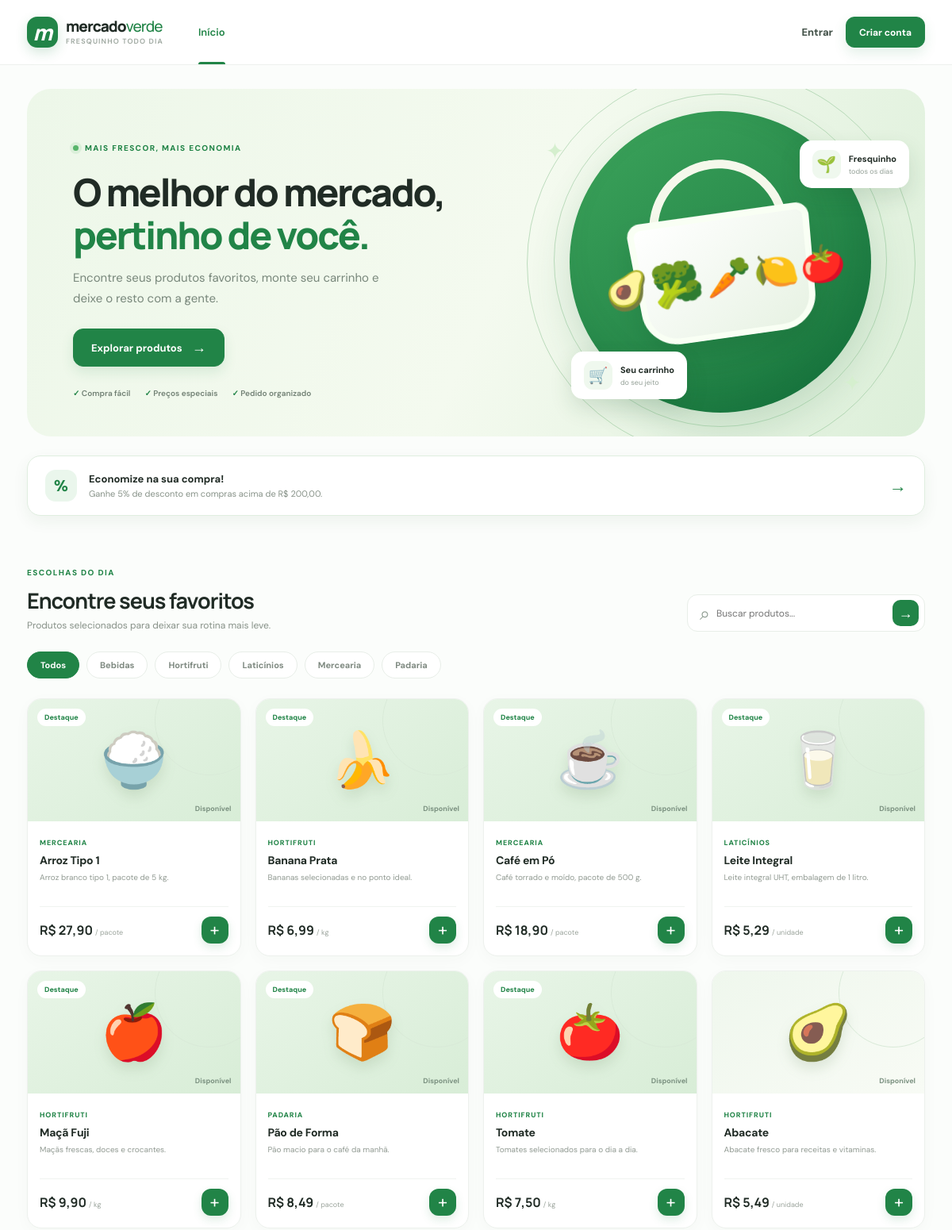
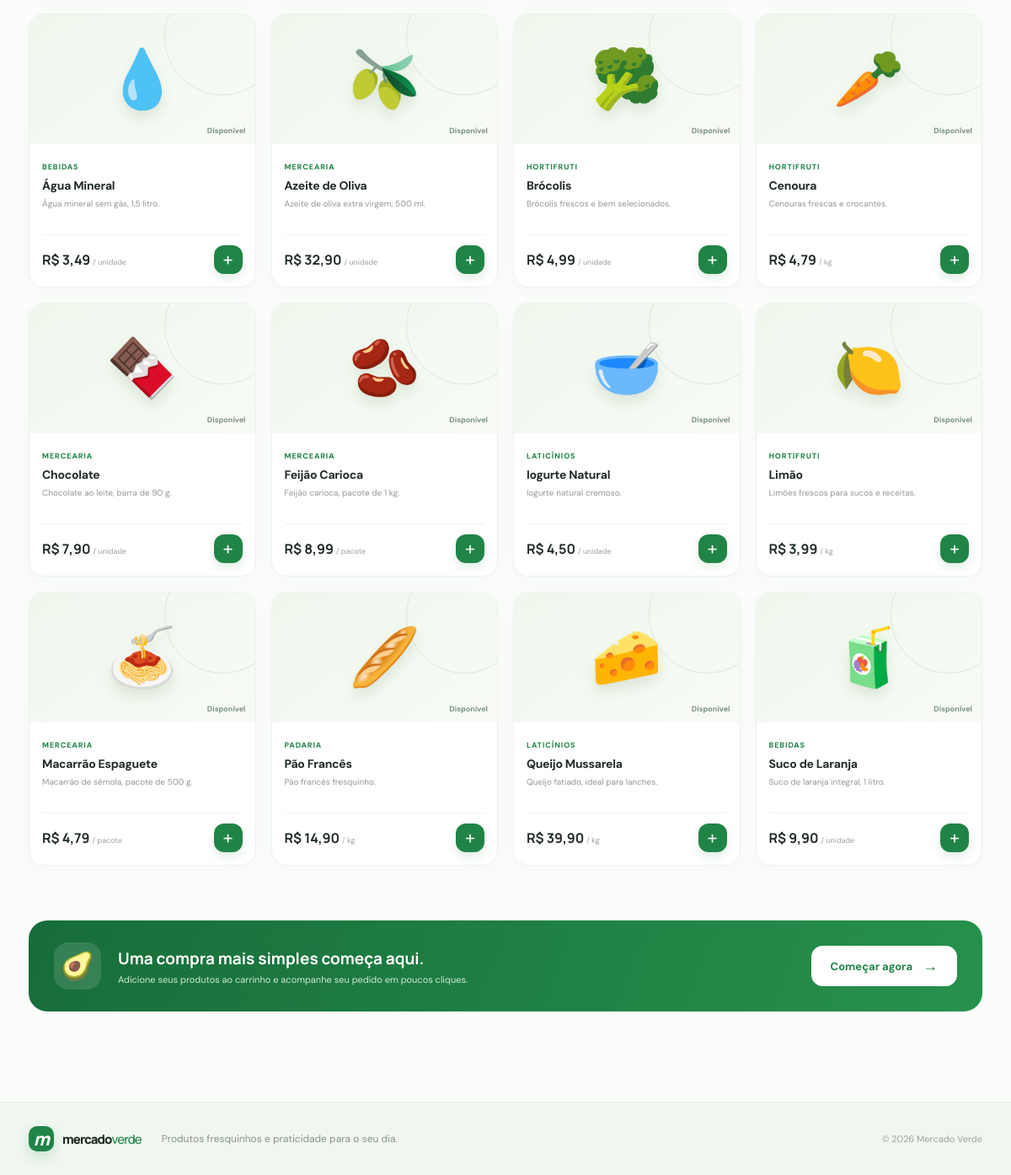
The page / on the database its author committed (2 pictures, top to bottom).
### tables this page shows
CREATE TABLE IF NOT EXISTS produtos (
    id INT UNSIGNED AUTO_INCREMENT PRIMARY KEY,
    nome VARCHAR(120) NOT NULL,
    descricao VARCHAR(255) NULL,
    categoria VARCHAR(80) NOT NULL,
    unidade VARCHAR(30) NOT NULL DEFAULT 'unidade',
    icone VARCHAR(20) NOT NULL DEFAULT '🛒',
    preco DECIMAL(10,2) NOT NULL,
    estoque INT NOT NULL DEFAULT 0,
    estoque_minimo INT NOT NULL DEFAULT 5,
    destaque TINYINT(1) NOT NULL DEFAULT 0,
    ativo TINYINT(1) NOT NULL DEFAULT 1,
    criado_em TIMESTAMP NOT NULL DEFAULT CURRENT_TIMESTAMP,
    atualizado_em TIMESTAMP NOT NULL DEFAULT CURRENT_TIMESTAMP ON UPDATE CURRENT_TIMESTAMP,
    INDEX idx_produtos_categoria (categoria),
    INDEX idx_produtos_ativo (ativo)
);

### includes/bootstrap.php (called while the page is built, shortened)
<?php
function url(string $path = ''): string
{
    return BASE_URL . '/' . ltrim($path, '/');
}
function h($value): string
{
    return htmlspecialchars((string) $value, ENT_QUOTES, 'UTF-8');
}
function money($value): string
{
    return 'R$ ' . number_format((float) $value, 2, ',', '.');
}
function currentUser(): ?array
{
    return $_SESSION['usuario'] ?? null;
}
function productIcon(string $icon): string
{
    return $icon !== '' ? $icon : '🛒';
}

### index.php (the view, shortened to what this page needs)
<?php
require_once __DIR__ . '/includes/bootstrap.php';
$search = trim($_GET['busca'] ?? '');
$category = trim($_GET['categoria'] ?? '');
$sql = "SELECT * FROM produtos WHERE ativo = 1";
$params = [];
$sql .= " ORDER BY destaque DESC, nome ASC";
$stmt = $pdo->prepare($sql);
$stmt->execute($params);
$produtos = $stmt->fetchAll();
$categorias = $pdo->query("SELECT DISTINCT categoria FROM produtos WHERE ativo = 1 ORDER BY categoria")->fetchAll(PDO::FETCH_COLUMN);
$activePage = 'loja';
require __DIR__ . '/includes/header.php';
?>
<section class="hero">
    <div class="hero-copy">
        <span class="eyebrow"><span class="eyebrow-dot"></span> MAIS FRESCOR, MAIS ECONOMIA</span>
        <h1>O melhor do mercado, <em>pertinho de você.</em></h1>
        <p>Encontre seus produtos favoritos, monte seu carrinho e deixe o resto com a gente.</p>
        <a class="button" href="#produtos">Explorar produtos <span>→</span></a>
        <div class="hero-perks"><span>✓ Compra fácil</span><span>✓ Preços especiais</span><span>✓ Pedido organizado</span></div>
    </div>
    <div class="hero-art" aria-label="Ilustração de compras de supermercado">
        <div class="hero-orbit orbit-one"></div><div class="hero-orbit orbit-two"></div>
        <div class="hero-leaf leaf-one">✦</div><div class="hero-leaf leaf-two">✦</div>
        <div class="basket-illustration"><div class="basket-handle"></div><div class="basket-body"><span>🥑</span><span>🥦</span><span>🥕</span><span>🍋</span><span>🍅</span></div></div>
        <div class="floating-note note-top"><span>🌱</span><div><b>Fresquinho</b><small>todos os dias</small></div></div>
        <div class="floating-note note-bottom"><span>🛒</span><div><b>Seu carrinho</b><small>do seu jeito</small></div></div>
        <div class="hero-blob"></div>
    </div>
</section>
<section class="promo-strip">
    <div class="promo-icon">%</div>
    <div><strong>Economize na sua compra!</strong><span>Ganhe 5% de desconto em compras acima de R$ 200,00.</span></div>
    <span class="promo-arrow">→</span>
</section>
<section class="products-section" id="produtos">
    <div class="section-heading">
        <div><span class="eyebrow">ESCOLHAS DO DIA</span><h2>Encontre seus favoritos</h2><p>Produtos selecionados para deixar sua rotina mais leve.</p></div>
        <form class="search-form" method="get" action="<?= h(url('index.php')) ?>">
            <span>⌕</span><input type="search" name="busca" placeholder="Buscar produtos..." value="<?= h($search) ?>"><button type="submit" aria-label="Buscar">→</button>
        </form>
    </div>
    <div class="category-tabs">
        <a class="category-tab <?= $category === '' ? 'selected' : '' ?>" href="<?= h(url('index.php')) ?>">Todos</a>
        <?php foreach ($categorias as $cat): ?><a class="category-tab <?= $category === $cat ? 'selected' : '' ?>" href="<?= h(url('index.php?categoria=' . urlencode($cat))) ?>"><?= h($cat) ?></a><?php endforeach; ?>
    </div>
    <?php if (!$produtos): ?>
        <div class="empty-state"><div>🥬</div><h3>Nenhum produto encontrado</h3><p>Tente buscar por outro nome ou categoria.</p><a class="button button-outline" href="<?= h(url('index.php')) ?>">Ver todos os produtos</a></div>
    <?php else: ?>
        <div class="product-grid">
            <?php foreach ($produtos as $produto): ?>
                <article class="product-card">
                    <div class="product-visual <?= $produto['destaque'] ? 'product-featured' : '' ?>">
                        <?php if ($produto['destaque']): ?><span class="product-badge">Destaque</span><?php endif; ?>
                        <span class="product-emoji"><?= h(productIcon($produto['icone'])) ?></span>
                        <span class="product-stock"><?= (int) $produto['estoque'] > 0 ? 'Disponível' : 'Esgotado' ?></span>
                    </div>
                    <div class="product-info">
                        <span class="product-category"><?= h($produto['categoria']) ?></span>
                        <h3><?= h($produto['nome']) ?></h3>
                        <p><?= h($produto['descricao'] ?: 'Qualidade e praticidade para sua casa.') ?></p>
                        <div class="product-bottom"><div><strong><?= money($produto['preco']) ?></strong><small>/ <?= h($produto['unidade']) ?></small></div>
                            <?php if ($produto['estoque'] > 0): ?>
                                <?php if (currentUser() && currentUser()['tipo'] === 'cliente'): ?>
                                    <form method="post" action="<?= h(url('carrinho.php')) ?>" class="add-form"><input type="hidden" name="csrf_token" value="<?= h(csrfToken()) ?>"><input type="hidden" name="acao" value="adicionar"><input type="hidden" name="produto_id" value="<?= (int) $produto['id'] ?>"><button class="add-button" type="submit" aria-label="Adicionar <?= h($produto['nome']) ?>">+</button></form>
                                <?php elseif (!currentUser()): ?>
                                    <a class="add-button add-link" href="<?= h(url('login.php')) ?>" aria-label="Entre para adicionar">+</a>
                                <?php else: ?><span class="admin-small-note">Admin</span><?php endif; ?>
                            <?php else: ?><button class="add-button" disabled>−</button><?php endif; ?>
                        </div>
                    </div>
                </article>
            <?php endforeach; ?>
        </div>
    <?php endif; ?>
</section>
<section class="bottom-callout"><div class="callout-icon">🥑</div><div><h2>Uma compra mais simples começa aqui.</h2><p>Adicione seus produtos ao carrinho e acompanhe seu pedido em poucos cliques.</p></div><a href="#produtos" class="button button-white">Começar agora <span>→</span></a></section>
<?php require __DIR__ . '/includes/footer.php'; ?>

### includes/header.php (shortened to what this page needs)
<?php
$activePage = $activePage ?? '';
$user = currentUser();
?>
<!DOCTYPE html>
<html lang="pt-BR">
<head>
    <link rel="stylesheet" href="<?= h(url('assets/css/style.css')) ?>">
</head>
<body>
<header class="site-header">
    <div class="header-inner">
        <a class="brand" href="<?= h(url('index.php')) ?>">
            <span class="brand-mark">m</span>
            <span>mercado<span class="brand-light">verde</span><small>fresquinho todo dia</small></span>
        </a>
        <nav class="main-nav" aria-label="Navegação principal">
            <a class="<?= $activePage === 'loja' ? 'active' : '' ?>" href="<?= h(url('index.php')) ?>">Início</a>
        </nav>
        <div class="header-actions">
            <?php if ($user): ?>
                <span class="welcome-user">Olá, <?= h(explode(' ', $user['nome'])[0]) ?></span>
                <?php if ($user['tipo'] === 'cliente'): ?>
                    <a class="icon-button cart-link" href="<?= h(url('carrinho.php')) ?>" aria-label="Carrinho">🛒<span><?= cartCount() ?></span></a>
                <?php endif; ?>
                <a class="login-link" href="<?= h(url('logout.php')) ?>">Sair</a>
            <?php else: ?>
                <a class="login-link" href="<?= h(url('login.php')) ?>">Entrar</a>
                <a class="button button-small" href="<?= h(url('registrar.php')) ?>">Criar conta</a>
            <?php endif; ?>
        </div>
    </div>
</header>
<main class="page-shell">

### includes/footer.php (shortened to what this page needs)
</main>
<footer class="site-footer">
    <div class="footer-inner">
        <a class="brand footer-brand" href="<?= h(url('index.php')) ?>"><span class="brand-mark">m</span><span>mercado<span class="brand-light">verde</span></span></a>
        <p>Produtos fresquinhos e praticidade para o seu dia.</p>
        <span>© <?= date('Y') ?> Mercado Verde</span>
    </div>
</footer>
</body>
</html>

### rows shown on the page
produtos: destaque "Destaque", icone "🍚", estoque "Disponível", categoria "MERCEARIA", nome "Arroz Tipo 1", descricao "Arroz branco tipo 1, pacote de 5 kg.", preco "R$ 27,90", unidade "pacote"
produtos: destaque "Destaque", icone "🍌", estoque "Disponível", categoria "HORTIFRUTI", nome "Banana Prata", descricao "Bananas selecionadas e no ponto ideal.", preco "R$ 6,99", unidade "kg"
produtos: destaque "Destaque", icone "☕", estoque "Disponível", categoria "MERCEARIA", nome "Café em Pó", descricao "Café torrado e moído, pacote de 500 g.", preco "R$ 18,90", unidade "pacote"
produtos: destaque "Destaque", icone "🥛", estoque "Disponível", categoria "LATICÍNIOS", nome "Leite Integral", descricao "Leite integral UHT, embalagem de 1 litro.", preco "R$ 5,29", unidade "unidade"
produtos: destaque "Destaque", icone "🍎", estoque "Disponível", categoria "HORTIFRUTI", nome "Maçã Fuji", descricao "Maçãs frescas, doces e crocantes.", preco "R$ 9,90", unidade "kg"
produtos: destaque "Destaque", icone "🍞", estoque "Disponível", categoria "PADARIA", nome "Pão de Forma", descricao "Pão macio para o café da manhã.", preco "R$ 8,49", unidade "pacote"
produtos: destaque "Destaque", icone "🍅", estoque "Disponível", categoria "HORTIFRUTI", nome "Tomate", descricao "Tomates selecionados para o dia a dia.", preco "R$ 7,50", unidade "kg"
produtos: icone "🥑", estoque "Disponível", categoria "HORTIFRUTI", nome "Abacate", descricao "Abacate fresco para receitas e vitaminas.", preco "R$ 5,49", unidade "unidade"
produtos: icone "💧", estoque "Disponível", categoria "BEBIDAS", nome "Água Mineral", descricao "Água mineral sem gás, 1,5 litro.", preco "R$ 3,49", unidade "unidade"
produtos: icone "🫒", estoque "Disponível", categoria "MERCEARIA", nome "Azeite de Oliva", descricao "Azeite de oliva extra virgem, 500 ml.", preco "R$ 32,90", unidade "unidade"
produtos: icone "🥦", estoque "Disponível", categoria "HORTIFRUTI", nome "Brócolis", descricao "Brócolis frescos e bem selecionados.", preco "R$ 4,99", unidade "unidade"
produtos: icone "🥕", estoque "Disponível", categoria "HORTIFRUTI", nome "Cenoura", descricao "Cenouras frescas e crocantes.", preco "R$ 4,79", unidade "kg"
produtos: icone "🍫", estoque "Disponível", categoria "MERCEARIA", nome "Chocolate", descricao "Chocolate ao leite, barra de 90 g.", preco "R$ 7,90", unidade "unidade"
produtos: icone "🫘", estoque "Disponível", categoria "MERCEARIA", nome "Feijão Carioca", descricao "Feijão carioca, pacote de 1 kg.", preco "R$ 8,99", unidade "pacote"
produtos: icone "🥣", estoque "Disponível", categoria "LATICÍNIOS", nome "Iogurte Natural", descricao "Iogurte natural cremoso.", preco "R$ 4,50", unidade "unidade"
produtos: icone "🍋", estoque "Disponível", categoria "HORTIFRUTI", nome "Limão", descricao "Limões frescos para sucos e receitas.", preco "R$ 3,99", unidade "kg"
produtos: icone "🍝", estoque "Disponível", categoria "MERCEARIA", nome "Macarrão Espaguete", descricao "Macarrão de sêmola, pacote de 500 g.", preco "R$ 4,79", unidade "pacote"
produtos: icone "🥖", estoque "Disponível", categoria "PADARIA", nome "Pão Francês", descricao "Pão francês fresquinho.", preco "R$ 14,90", unidade "kg"
produtos: icone "🧀", estoque "Disponível", categoria "LATICÍNIOS", nome "Queijo Mussarela", descricao "Queijo fatiado, ideal para lanches.", preco "R$ 39,90", unidade "kg"
produtos: icone "🧃", estoque "Disponível", categoria "BEBIDAS", nome "Suco de Laranja", descricao "Suco de laranja integral, 1 litro.", preco "R$ 9,90", unidade "unidade"

### other values the page prints
$cat "Bebidas"
$cat "Hortifruti"
$cat "Laticínios"
$cat "Mercearia"
$cat "Padaria"
